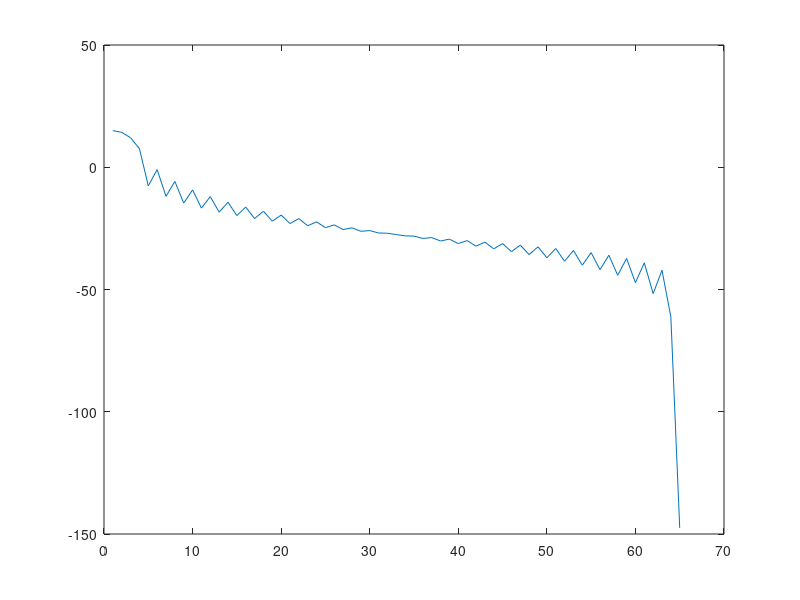

Here is the MATLAB script that generated this plot: (Note: this script raises an error after producing the figure.)
clc
clear all
close all
%%
Nw = 64;
M = 128;
w = hanning(Nw);
W = fft(w,M);
f = 1:M/2+1;
plot(f,10*log10(abs(W(1:M/2+1))));
%%
filename = "caravan_48khz.wav";
[x, Fs] = audioread(filename);


